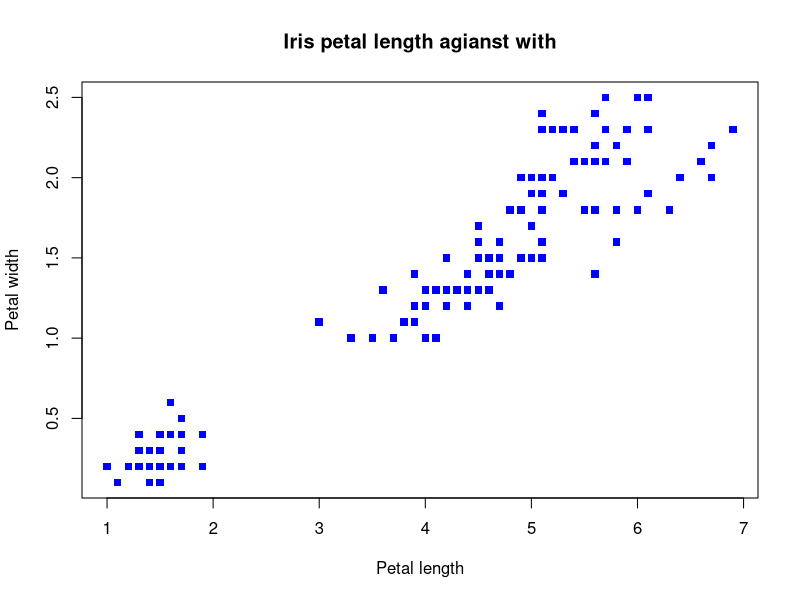

Reproduce this figure in R.
#peepeepoop
plot(
  x = iris$Petal.Length,
  y = iris$Petal.Width,
  xlab = "Petal length",
  ylab = "Petal width",
  cex = 1,
  pch=15,
  col = "blue",
  main = "Iris petal length agianst with"
) 
